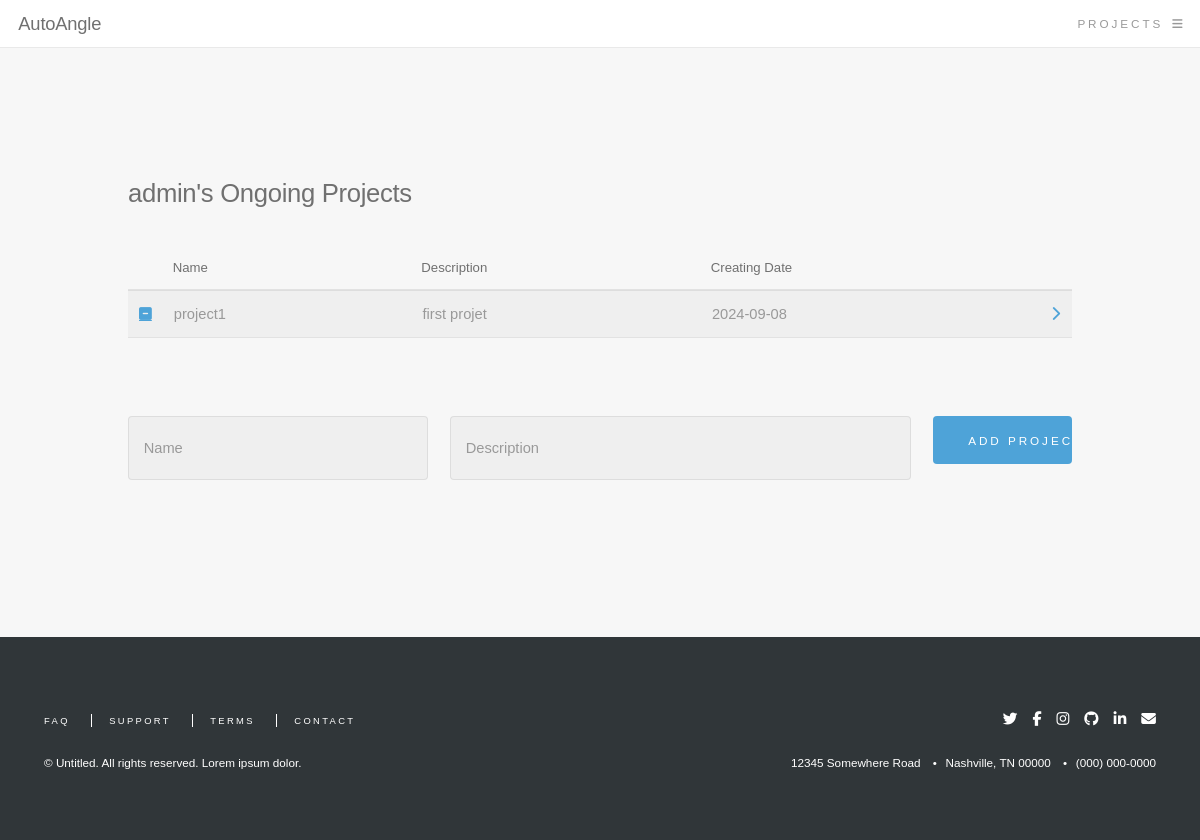
Before: /project (signed in) with the older database file.
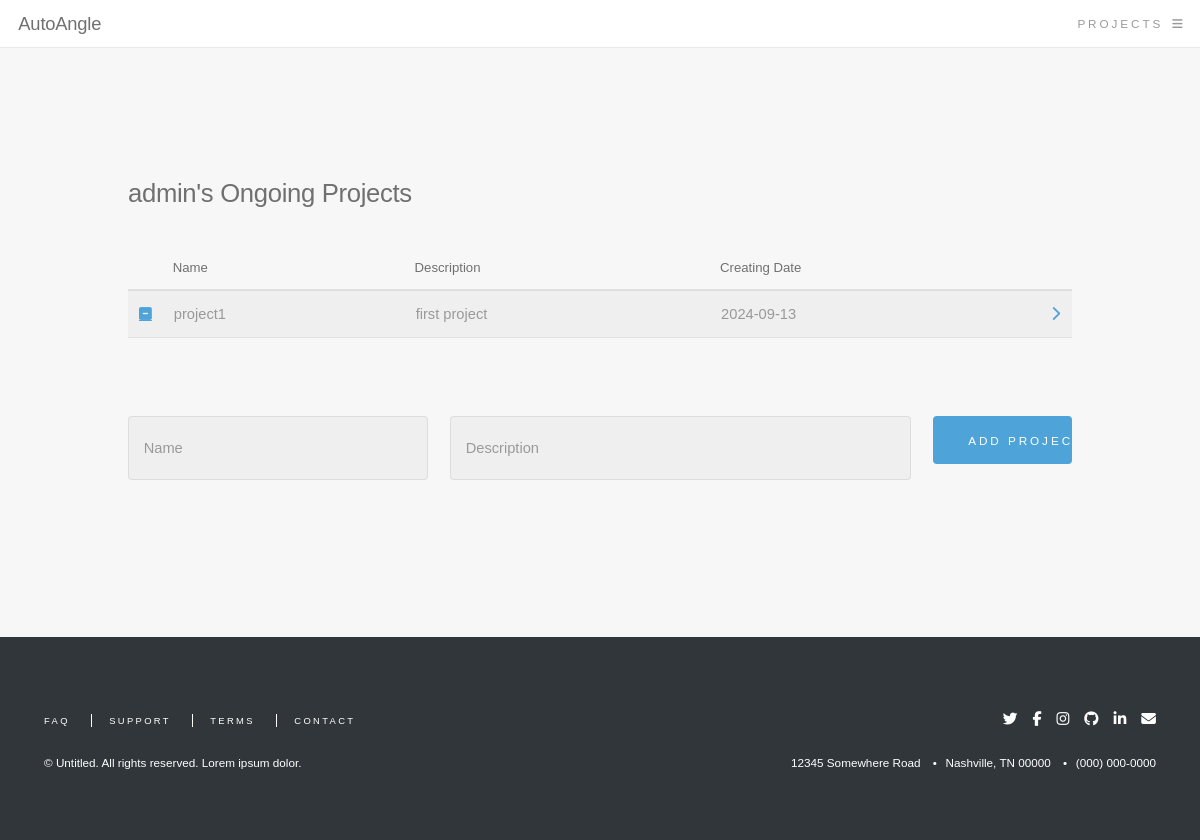
After: the same page with the newer database file.
### main.py (models this page shows)
class User(db.Model, UserMixin):
    __tablename__ = 'user'
    id = db.Column(db.Integer, primary_key=True)
    name = db.Column(db.String(100), nullable=False)
    email = db.Column(db.String(100), unique=True, nullable=False)
    password = db.Column(db.String(100), nullable=False)
    projects = db.relationship('Project', backref='owner', lazy=True)

class Project(db.Model):
    __tablename__ = 'project'
    id = db.Column(db.Integer, primary_key=True)
    name = db.Column(db.String(100),nullable=False)
    description = db.Column(db.String(255),nullable=False)
    project_time = db.Column(db.String(100))
    user_id = db.Column(db.Integer, db.ForeignKey('user.id'), nullable=False)
    files = db.relationship('File', backref='project', lazy=True)

### main.py (the view, shortened to what this page needs)
@app.route("/project", methods=["GET", "POST"])
@login_required
def project():
    projects = Project.query.filter_by(user_id=current_user.id).all()
    return render_template('project.html', projects = projects)

### main.py (called while the page is built)
@login_manager.user_loader
def load_user(user_id):
    return db.session.query(User).get(user_id)

### templates/project.html (shortened to what this page needs)
<!DOCTYPE HTML>
<html>
	<head>
		<link rel="stylesheet" href="static/assets/css/main.css" />
	</head>
	<body class="is-preload">
			<header id="header">
				<h1><a href="{{ url_for('main') }}">AutoAngle</a></h1>
				<a href="#menu">Projects</a>
			</header>
        <section style="padding: 8rem;">
            <h2>{{ current_user.name }}'s Ongoing Projects</h2>
            <br>
            <div class="table-wrapper">
                <table>
                    <thead>
                        <tr>
                            <th style="width: 2rem;"></th>
                            <th>Name</th>
                            <th>Description</th>
                            <th>Creating Date</th>
                            <th style="width: 2rem;"></th>
                        </tr>
                    </thead>
                    <tbody>
                        {% for project in projects %}
                            <tr>
                                <td><a href="{{ url_for('delete_project', project_id=project.id) }}" class="fa-solid fa-square-minus"></a></td>
                                <td>{{ project.name }}</td>
                                <td>{{ project.description }}</td>
                                <td>{{ project.project_time }}</td>
                                <td><a href='{{ url_for('file', project_number=project.id) }}' class="fa-solid fa-chevron-right" style="text-decoration: none;"></a></td>
                            </tr>
                        {% endfor %}
                    </tbody>
                </table>
                <br>
                <br>
                <form method="post" action="#">
                    <div class="row gtr-uniform">
                        <div class="col-4 col-12-xsmall">
                            <input type="text" name="project-name" id="project-name" placeholder="Name" style="height: 4rem;"/>
                        </div>
                        <div class="col-6 col-12-xsmall">
                            <input type="text" name="project-description" id="project-description" placeholder="Description" style="height: 4rem;" required/>
                        </div>
                        <div class="col-2 col-12-xsmall">
                            <button type="submit" class="button primary fit small">
                                Add Project
                            </button>
                        </div>
                </form>
            </div>
        </section>
			<footer id="footer">
				<div class="inner">
					<ul class="icons">
						<li><a href="#" class="icon brands fa-twitter"><span class="label">Twitter</span></a></li>
						<li><a href="#" class="icon brands fa-facebook-f"><span class="label">Facebook</span></a></li>
						<li><a href="#" class="icon brands fa-instagram"><span class="label">Instagram</span></a></li>
						<li><a href="#" class="icon brands fa-github"><span class="label">GitHub</span></a></li>
						<li><a href="#" class="icon brands fa-linkedin-in"><span class="label">LinkedIn</span></a></li>
						<li><a href="#" class="icon solid fa-envelope"><span class="label">Envelope</span></a></li>
					</ul>
					<ul class="contact">
						<li>12345 Somewhere Road</li>
						<li>Nashville, TN 00000</li>
						<li>(000) 000-0000</li>
					</ul>
					<ul class="links">
						<li><a href="#">FAQ</a></li>
						<li><a href="#">Support</a></li>
						<li><a href="#">Terms</a></li>
						<li><a href="#">Contact</a></li>
					</ul>
					<p class="copyright">&copy; Untitled. All rights reserved. Lorem ipsum dolor.</p>
				</div>
			</footer>
	</body>
</html>

Changed rows visible on the page:
changed Project "project1": description "first projet" → "first project"; project_time "2024-09-08" → "2024-09-13"
